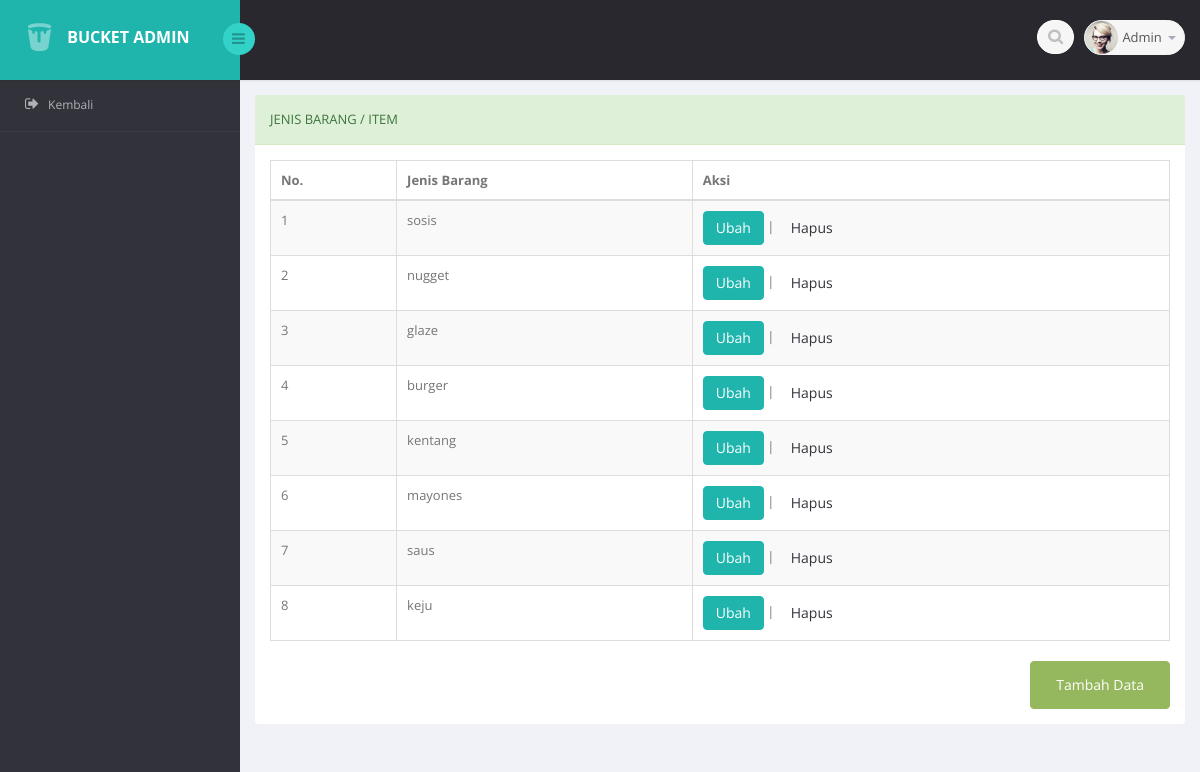
The page /hasil_jenis_barang.php on the database its author committed.
### tables this page shows
CREATE TABLE `tabel_jenis_barang` (
  `id` int(11) NOT NULL,
  `jenis_barang` varchar(20) NOT NULL
);

### functions.php (called while the page is built, shortened)
<?php
$conn = mysqli_connect("localhost","root","","frozen");
function query($query){
	global $conn;
	$result = mysqli_query($conn,$query);
	$rows = [];
	while ($row = mysqli_fetch_assoc($result)) {
		$rows [] = $row;
	}
	return $rows;
}
 ?>

### hasil_jenis_barang.php (the view, shortened to what this page needs)
<?php
require 'functions.php';
$hasilInputan = query("SELECT*FROM tabel_jenis_barang");
?>
<!DOCTYPE html>
<html lang="en">
<head>
    <link href="bs3/css/bootstrap.min.css" rel="stylesheet">
    <link href="css/bootstrap-reset.css" rel="stylesheet">
    <link href="font-awesome/css/font-awesome.css" rel="stylesheet" />
    <link href="css/table-responsive.css" rel="stylesheet" />
    <link href="css/style.css" rel="stylesheet">
    <link href="css/style-responsive.css" rel="stylesheet" />
</head>
<body>
<section id="container" >
<header class="header fixed-top clearfix">
<div class="brand">
    <a href="index.php" class="logo">
        <img src="images/logo.png" alt="">
    </a>
    <div class="sidebar-toggle-box">
        <div class="fa fa-bars"></div>
    </div>
</div>
<div class="top-nav clearfix">
    <ul class="nav pull-right top-menu">
        <li>
            <input type="text" class="form-control search" placeholder=" Search">
        </li>
        <li class="dropdown">
            <a data-toggle="dropdown" class="dropdown-toggle" href="#">
                <img alt="" src="images/avatar-mini-2.jpg">
                <span class="username">Admin</span>
                <b class="caret"></b>
            </a>
        </li>
    </ul>
</div>
</header>
<aside>
    <div id="sidebar" class="nav-collapse">
         <div class="leftside-navigation">
            <ul class="sidebar-menu" id="nav-accordion">
            <li>
                <a href="index.php">
                    <i class="fa fa-sign-out"></i>
                    <span>Kembali</span>
                </a>
            </li>
         </div>
    </div>
</aside>
    <section id="main-content">
        <section class="wrapper">
        <div class="row">
            <div class="col-sm-12">
                <section class="panel panel-success">
                    <header class="panel-heading">
                    Jenis Barang / Item
                    </header>
                    <div class="panel-body">
                        <section id="unseen">
                            <table class="table table-bordered table-striped table-condensed">
                                <thead>
                                <tr>
                                    <th> No. </th>
                                    <th> Jenis Barang </th>
                                    <th> Aksi </th>
                                </tr>
                                </thead>
                                <tbody>
                                 <?php $i = 1; ?>
                                 <?php foreach ($hasilInputan as $hasil) : ?>
                                <tr>
                                    <td><?= $i;  ?></td>
                                    <td><?= $hasil["jenis_barang"]; ?></td>
                                    <td>
                                        <a href="ubah_jenis_barang.php?id=<?=$hasil["id"]; ?>" class="btn btn-primary">Ubah</a> |
                                        <a href="hapus_jenis_barang.php?id=<?=$hasil["id"]; ?>"onclick="return confirm('apakah anda yakin.?')" class="btn btn-secondary">Hapus</a>
                                    </td>
                                </tr>
                                  <?php $i++; ?>
                                  <?php endforeach; ?>
                                </tbody>
                            </table>
                             <form>
                                    <button type="submit" name="tambah" style="float: right;" class="btn btn-success"><a href="tambah_jenis_barang.php" class="btn btn-success">Tambah Data</a></button>
                            </form>
                        </section>
                    </div>
                </section>
            </div>
        </div>
        </section>
    </section>
</body>
</html>

### rows shown on the page
tabel_jenis_barang: jenis_barang "sosis"
tabel_jenis_barang: jenis_barang "nugget"
tabel_jenis_barang: jenis_barang "glaze"
tabel_jenis_barang: jenis_barang "burger"
tabel_jenis_barang: jenis_barang "kentang"
tabel_jenis_barang: jenis_barang "mayones"
tabel_jenis_barang: jenis_barang "saus"
tabel_jenis_barang: jenis_barang "keju"
